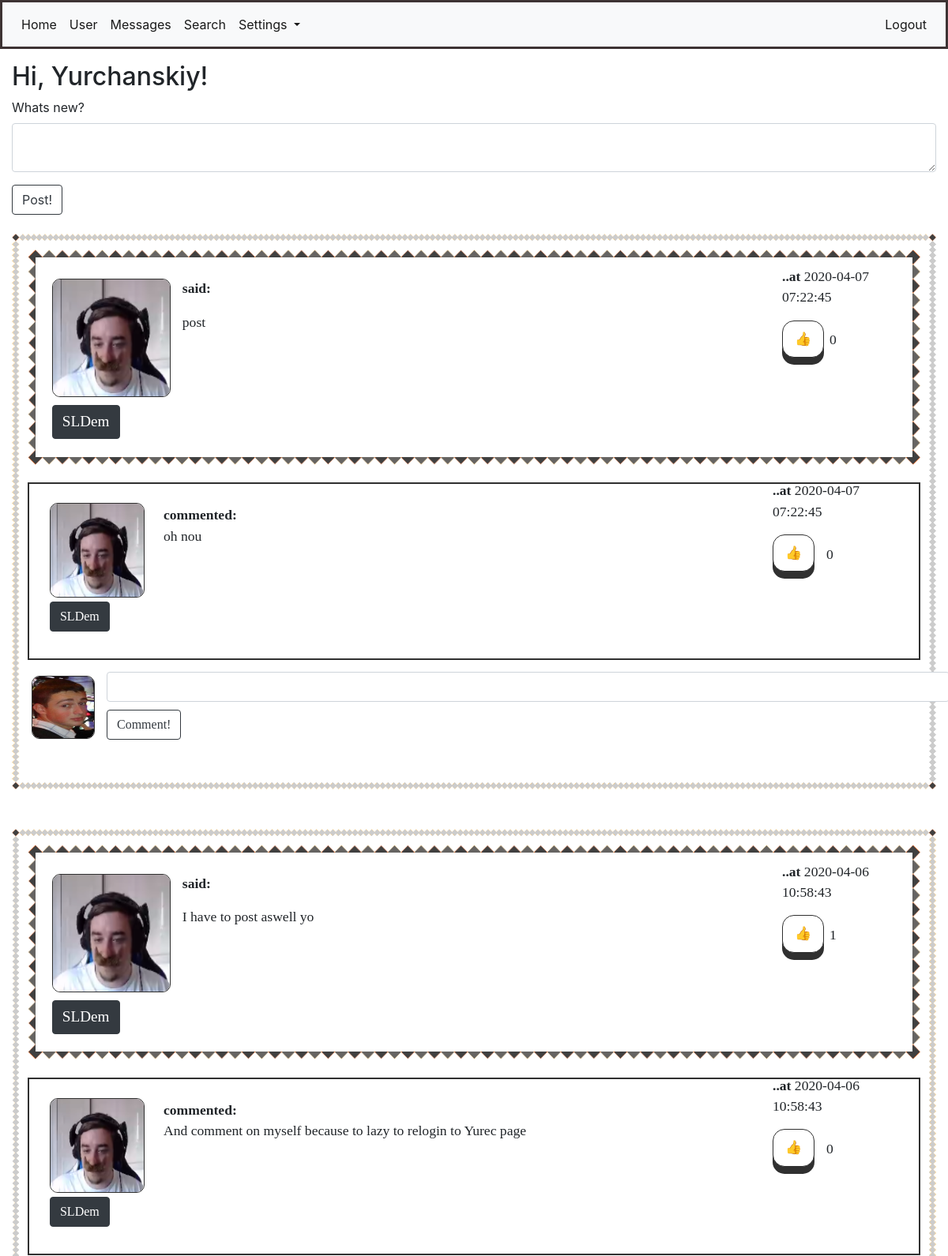
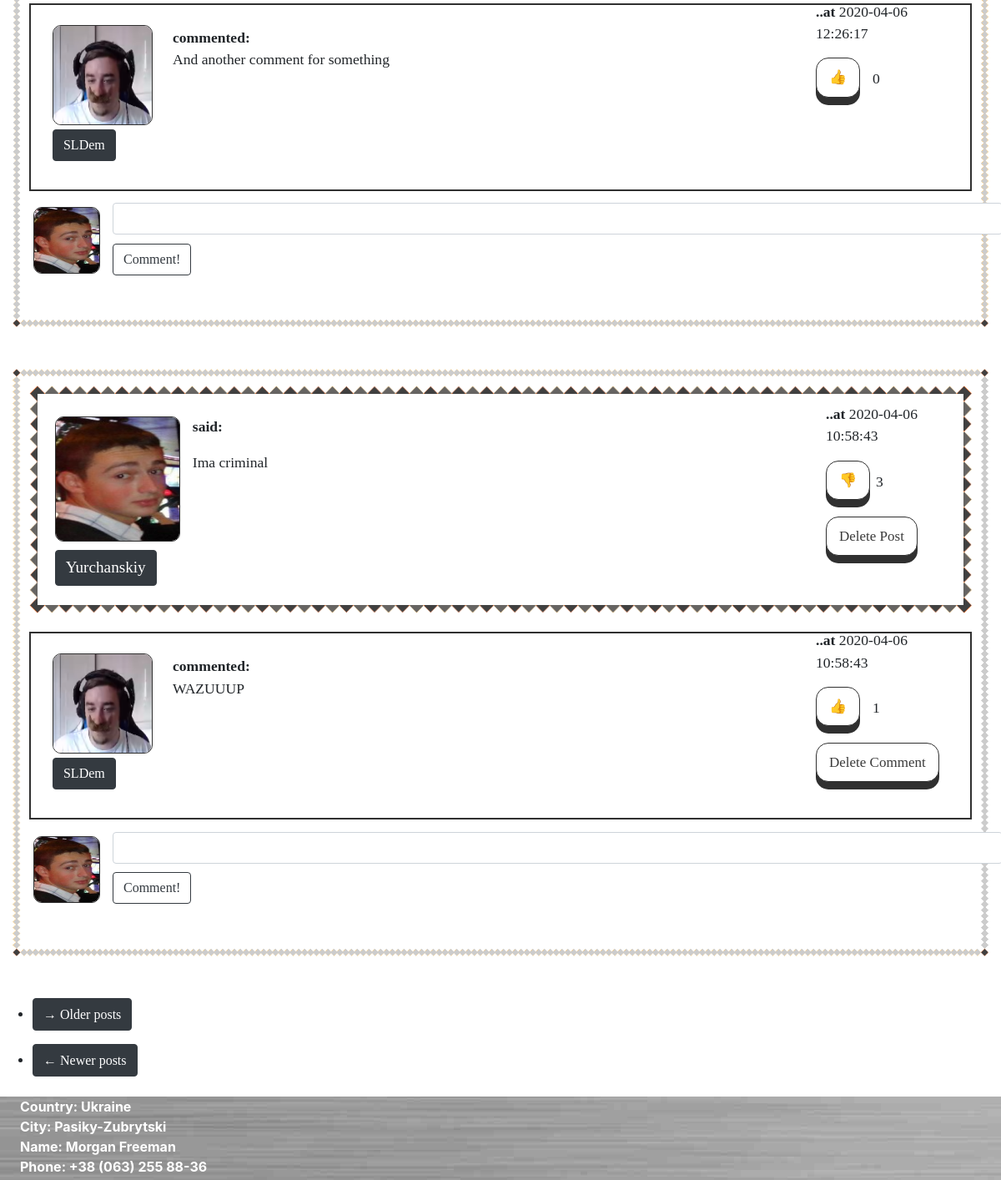
The app's page /home (signed in) with its own data (2 pictures, top to bottom).
### app/models.py (models this page shows, shortened)
class User(UserMixin, db.Model):
    id = db.Column(db.Integer, primary_key=True)
    username = db.Column(db.String(64), index=True, unique=True)
    email = db.Column(db.String(124), index=True, unique=True)
    password_hash = db.Column(db.String(128))
    about_me = db.Column(db.String(1024))
    last_seen = db.Column(db.DateTime, default=datetime.utcnow())
    avatar_set = db.Column(db.Boolean, default=False)
    posts = db.relationship("Post", backref='author', lazy='dynamic')
    comments = db.relationship("Comment", backref='commenter', lazy='dynamic')
    followed = db.relationship(
        'User', secondary=followers,
        primaryjoin=(followers.c.follower_id == id),
        secondaryjoin=(followers.c.followed_id == id),
        backref=db.backref('followers', lazy='dynamic'), lazy='dynamic')
    liked = db.relationship(
        'PostLike',
        foreign_keys='PostLike.user_id',
        backref='user', lazy='dynamic')
    comment_liked = db.relationship(
        'CommentLike',
        foreign_keys='CommentLike.user_id',
        backref='user', lazy='dynamic')
    messages_sent = db.relationship(
        'Message',
        foreign_keys='Message.sender_id',
        backref='author', lazy='dynamic')
    messages_received = db.relationship(
        'Message',
        foreign_keys='Message.recipient_id',
        backref='recipient', lazy='dynamic')
    def liked_post(self, post):
        return PostLike.query.filter(PostLike.user_id == self.id,
                                     PostLike.post_id == post.id).count() > 0
    def liked_comment(self, comment):
        return CommentLike.query.filter(CommentLike.user_id == self.id,
                                        CommentLike.comment_id == comment.id).count() > 0

class Post(db.Model):
    id = db.Column(db.Integer, primary_key=True)
    body = db.Column(db.String(140))
    timestamp = db.Column(db.DateTime, index=True, default=datetime.utcnow())
    user_id = db.Column(db.Integer, db.ForeignKey('user.id'))
    likes = db.relationship('PostLike', backref='post', lazy='dynamic')
    comments = db.relationship('Comment', backref='comment', lazy='dynamic')

class Comment(db.Model):
    id = db.Column(db.Integer, primary_key=True)
    body = db.Column(db.String(1028))
    timestamp = db.Column(db.DateTime(), default=datetime.utcnow(), index=True)
    post_id = db.Column(db.Integer, db.ForeignKey('post.id'))
    user_id = db.Column(db.Integer, db.ForeignKey('user.id'))
    comment_likes = db.relationship('CommentLike', backref='comment', lazy='dynamic')

### app/routes.py (the view)
@login_required
@app.route('/', methods=['POST', 'GET'])
@app.route('/home', methods=['POST', 'GET'])
def home():
    if current_user.is_authenticated:
        form = PostForm()
        if form.validate_on_submit():
            post = Post(body=form.post.data, author=current_user)
            db.session.add(post)
            db.session.commit()
            flash('Your post has been posted!')
            return redirect(url_for('home', post_id=post.id))
        page = request.args.get('page', 1, type=int)
        posts = Post.query.order_by(Post.timestamp.desc()).paginate(
            page, 5, False)
        next_url = url_for('home', page=posts.next_num if posts.has_next else None)
        prev_url = url_for('home', page=posts.prev_num if posts.has_prev else None)
        comments = Comment.query.all()
        return render_template('home.html', title='Home', form=form, user=user, username=current_user.username,
                               posts=posts.items, comments=comments, next_url=next_url, prev_url=prev_url)
    return redirect(url_for('login'))

### app/forms.py
class PostForm(FlaskForm):
    post = TextAreaField("Whats new?", validators=[DataRequired(), Length(min=1, max=1028)])
    submit = SubmitField('Post!')

### app/models.py (called while the page is built)
@login.user_loader
def load_user(id):
    return User.query.get(int(id))

### app/templates/home.html
{% extends "base.html" %}
{% import "bootstrap/wtf.html" as wtf %}
{% block app_content %}
<h2>Hi, {{current_user.username}}!</h2>
{% if form %}
{{ wtf.quick_form(form, button_map={'submit':'btn btn-outline-dark'}) }}
{% endif %}
<br>
{% for post in posts %}
{% include "_post.html" %}
{% endfor %}
<div style="margin-top: 1%; margin-left: -1rem;">
    <div style="margin-bottom: 2%;">
        <nav aria-label="...">
            <ul>
                <li class="next{% if not next_url %} disabled{% endif %}">
                    <a href="{{ next_url or '#' }}">
                        <button class="btn btn-dark">
                            <div class="link_button"><span aria-hidden="true">&rarr;</span> Older posts</div>
                        </button>
                    </a>
                </li>
            </ul>
            <ul class="pager">
                <li class="previous{% if not prev_url %} disabled{% endif %}">
                    <a href="{{ prev_url or '#' }}">
                        <button class="btn btn-dark">
                            <div class="link_button"><span aria-hidden="true">&larr;</span> Newer posts</div>
                        </button>
                    </a>
                </li>
            </ul>
        </nav>
    </div>
</div>
{% endblock %}

### app/templates/_post.html (shortened to what this page needs)
<div class="post_with_background" style="margin-bottom: 50px;">
    <div class="post">
        <div id="container_post">
            <div id="left_post">
                <div style="position: absolute; margin-left: -5px;">
                    <a href="{{ url_for('user', username=post.author.username) }}">
                        {% if post.author.avatar_set %}
                        <img class="avatar" height="150px" width="150px"
                             src="{{ url_for('static', filename=post.author.username + '.jpg') }}">
                        {% else %}
                        <img class="roboavatar" src="{{ avatars.robohash(post.author.username, size='150') }}"/>
                        {% endif %}
                    </a>
                </div>
                <div style="position: relative; margin-top: 160px; margin-left: -5px;">
                    <a href="{{ url_for('user', username=post.author.username) }}">
                        <button class="btn btn-dark">
                            <div class="username_in_post">{{ post.author.username }}</div>
                        </button>
                    </a>
                </div>
            </div>
            <div id="center_post">
                <p><b>said: </b></p>
                <p id="post{{ post.id }}">{{ post.body }}</p>
            </div>
            <div id="right_post">
                <p><b>..at</b> {{post.timestamp.replace(microsecond=0)}}</p>
                {% if current_user.liked_post(post) %}
                <div id="like_container">
                    <div id="like_button"><a href="{{ url_for('like_action', post_id=post.id, action='dislike') }}">
                        <div class="button">&#128078</div>
                    </a>
                    </div>
                    <div id="like_count"><p>{{ post.likes.count() }}</p></div>
                </div>
                {% else %}
                <div id="dislike_container">
                    <div id="dislike_button"><a href="{{ url_for('like_action', post_id=post.id, action='like') }}">
                        <div class="button">&#128077</div>
                    </a>
                    </div>
                    <div id="dislike_count"><p>{{ post.likes.count() }}</p></div>
                </div>
                {% endif %}
                <div class="delete_button">
                    {% if current_user.username == post.author.username %}
                    <a href="{{url_for('are_you_sure_post', post_id=post.id)}}">
                        <div class="button">Delete Post</div>
                    </a>
                    {% endif %}
                </div>
            </div>
        </div>
    </div>
    {% for comment in comments %}
    {% if comment in post.comments %}
    {% include "_comment.html" %}
    {% endif %}
    {% endfor %}
    <div id="container_post_comment">
        <div id="left_post_comment">
            {% if current_user.avatar_set %}
            <img class="avatar" height="80px" width="80px"
                 src="{{ url_for('static', filename=current_user.username + '.jpg') }}">
            {% else %}
            <img class="roboavatar" src="{{ avatars.robohash(current_user.username, size='80') }}"/>
            {% endif %}
        </div>
        <div id="right_post_comment">
            <form action="{{ url_for('comment', post_id=post.id) }}" method="post"
                  style="margin-bottom: 4%;">
                <input style="width: 100%; margin-bottom: 1%;" class="form-control" type=text name=comment>
                <input type=submit class="btn btn-outline-dark" value=Comment!>
            </form>
        </div>
    </div>
</div>

### app/templates/_comment.html
<div class="comment_with_border">
    <div id="container-comment">
        <div id="left_comment">
            <a href="{{ url_for('user', username=comment.commenter.username) }}">
                {% if comment.commenter.avatar_set %}
                <img class="avatar" height="120px" width="120px"
                     src="{{ url_for('static', filename=comment.commenter.username + '.jpg') }}">
                {% else %}
                <img class="roboavatar" src="{{ avatars.robohash(comment.commenter.username, size='120') }}"/>
                {% endif %}
            </a>
            <div style="position: relative; margin-top: 5px;">
                <a href="{{ url_for('user', username=comment.commenter.username) }}">
                    <button class="btn btn-dark">
                        <div class="link_button">{{ comment.commenter.username }}</div>
                    </button>
                </a>
            </div>
        </div>
        <div id="center_comment">
            </a><b>commented: </b>
            <p>{{ comment.body }}</p>
        </div>
        <div id="right_comment">
            <p><b>..at</b> {{comment.timestamp.replace(microsecond=0)}}</p>
            {% if current_user.liked_comment(comment) %}
            <div id="like_container">
                <div id="like_button"><a
                        href="{{ url_for('comment_like_action', comment_id=comment.id, action='dislike') }}">
                    <div class="button">&#128078</div>
                </a></div>
                <div id="like_count"><p>{{ comment.comment_likes.count() }}</p></div>
            </div>
            {% else %}
            <div id="dislike_container">
                <div id="dislike_button"><a
                        href="{{ url_for('comment_like_action', comment_id=comment.id, action='like') }}">
                    <div class="button">&#128077</div>
                </a></div>
                <div id="dislike_count"><p>{{ comment.comment_likes.count() }}</p></div>
            </div>
            {% endif %}
            <div class="delete_button">
                {% if current_user.username == post.author.username or current_user.username ==
                comment.commenter.username %}
                <a href="{{url_for('are_you_sure_comment', comment_id=comment.id)}}">
                    <div class="button">Delete Comment</div>
                </a>
                {% endif %}
            </div>
        </div>
    </div>
</div>

### app/static/main.css (style rules this page uses)
#container_post { width:100%; height: 190px; margin-bottom: 2%; }
#left_post { float: left; width: 160px; margin-left: 1%; margin-top: 0.1%; }
#center_post { margin: 0 auto; width: 80%; margin-top: 1%; margin-left: 155px; }
#right_post { float: right; width: 150px; margin-top: -100px; }
#left_comment { float: left; width: 130px; height: 130px; margin-left: 1%; margin-top: -0.2%; }
#center_comment { margin: 0 auto; width: 80%; margin-top: 1%; margin-left: 155px; }
#right_comment { float: right; width: 170px; margin-top: -100px; }
#container_post_comment { width:99%; }
#left_post_comment { float: left; width: 4.5%; margin-left: 5px; margin-top: 5px; }
#right_post_comment { margin: 0 auto; width: 95.4%; margin-top: 1.27%; margin-left: 100px; }
#like_container { width: 100%; }
#like_button { float: left; width: 40%; margin-bottom: 1.2rem; }
#like_count { float: right; width: 60%; margin-left: -40px; margin-top: 0.73rem; }
#dislike_container { width: 100%; }
#dislike_button { float: left; width: 40%; margin-bottom: 1.2rem; }
#dislike_count { float: right; width: 60%; margin-left: -40px; margin-top: 0.73rem; }
.delete_button { margin-top: 2.1rem; }
.avatar { border: 1px solid #303030; border-radius: 10px; }
.post_with_background { border: 10px solid transparent; padding: 10px; border-image: url('/static/border1.png') 30 round; font-family: 'Lobster Two', cursive; font-size: 1.1rem; }
.post { border: 10px solid transparent; padding: 15px; border-image: url('/static/border2.png') 15 round; margin-bottom: 2%; }
.comment_with_border { height: 225px; border: 2px solid #303030; padding: 15px; padding-bottom: 30px; margin-bottom: 5px; }
.username_in_post { text-decoration: none !important; font-family: 'Comic Sans MS', cursive; font-size: 1.2rem; display: inline-block; color: white; }
.link_button { text-decoration: none !important; font-family: 'Comic Sans MS', cursive; font-size: 1rem; display: inline-block; color: white; }
.button { outline: none !important; display: inline-block; padding: 10px 15px; font-size: 17px; cursor: pointer; text-align: center; text-decoration: none; outline: none; color: #3B3B3B !important; background-color: white; border: solid; border-color: #303030; border-width: 1px; border-radius: 15px; box-shadow: 0 9px #303030; }

### records on screen
User: username "Yurchanskiy"
Post: username (picture), author.username "SLDem", body "post", timestamp.replace "2020-04-07 07:22:45", likes.count "0"
Comment: username (picture), commenter.username "SLDem", body "oh nou", timestamp.replace "2020-04-07 07:22:45", comment_likes.count "0"
Post: username (picture), author.username "SLDem", body "I have to post aswell yo", timestamp.replace "2020-04-06 10:58:43", likes.count "1"
Comment: username (picture), commenter.username "SLDem", body "And comment on myself because to lazy to relogin to Yurec page", timestamp.replace "2020-04-06 10:58:43", comment_likes.count "0"
Comment: username (picture), commenter.username "SLDem", body "And another comment for something", timestamp.replace "2020-04-06 12:26:17", comment_likes.count "0"
Post: username (picture), author.username "Yurchanskiy", body "Ima criminal", timestamp.replace "2020-04-06 10:58:43", likes.count "3"
Comment: username (picture), commenter.username "SLDem", body "WAZUUUP", timestamp.replace "2020-04-06 10:58:43", comment_likes.count "1"
